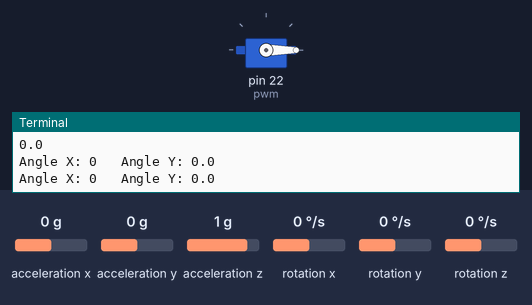
The program below on a simulated Raspberry Pi (header pin numbers). Shown: servo, the last lines printed to the terminal. The test bench sets the inputs (shaded band); at power-on: acceleration z 1 g, acceleration x 0 g, rotation y 0 °/s, acceleration y 0 g, rotation x 0 °/s, rotation z 0 °/s. Servo angles are drawn from the pulse width (0.5 ms = 0°, 2.5 ms = 180°); the clock reads 2024-03-15 10:24:30 at power-on unless the program sets it.

Above: at 2.2 s.
2.3 s: acceleration z set to 0.1 g
4.2 s: acceleration z set to -0.2 g
At 5.8 s:
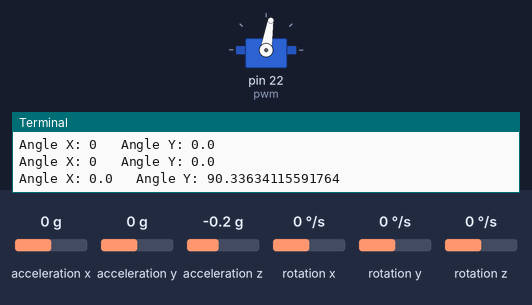
At 7.1 s:
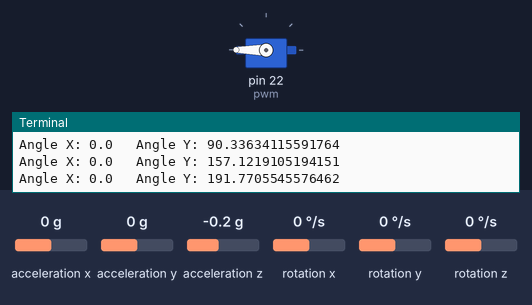
7.2 s: acceleration x set to -0.1 g
At 9.9 s:
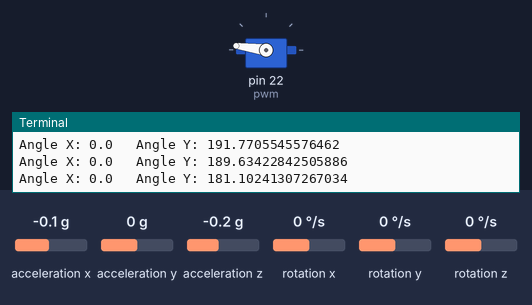
10.2 s: rotation y set to -192 °/s
At 11.7 s:
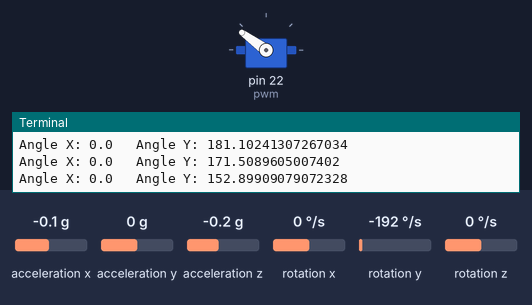
13.2 s: acceleration x set to -1.4 g
16.2 s: acceleration z set to 0 g
Timing chart, 0 to 20.2 s (numbered marks = the images above; inputs shaded):
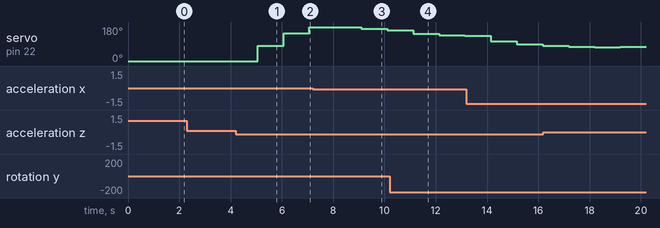

Measured:
- the behaviour switches between 0 and -0.1 g on acceleration z (found by bisection; images 0 and 1)
- after the input at 4.2 s, servo on pin 22 (pwm): 0° → 81° after 0.85 s, → 148° 1.0 s later, → 180° 1.0 s later
- after the input at 7.2 s, servo on pin 22 (pwm): 180° → 172° after 1.9 s, → 163° 1.0 s later

The program:

AngleOMeter.py
```python
#Connections
#MPU6050 - Raspberry pi
#VCC - 5V  (2 or 4 Board)
#GND - GND (6 - Board)
#SCL - SCL (5 - Board)
#SDA - SDA (3 - Board)

import RPi.GPIO as GPIO
from time import sleep
from Kalman import KalmanAngle
import smbus			#import SMBus module of I2C
import time
import math

kalmanX = KalmanAngle()
kalmanY = KalmanAngle()

GPIO.setmode(GPIO.BOARD)
GPIO.setup(22, GPIO.OUT)
pwm=GPIO.PWM(22, 50)
pwm.start(2)

RestrictPitch = False
radToDeg = 57.2957786
kalAngleX = 0
kalAngleY = 0
#some MPU6050 Registers and their Address
PWR_MGMT_1   = 0x6B
SMPLRT_DIV   = 0x19
CONFIG       = 0x1A
GYRO_CONFIG  = 0x1B
INT_ENABLE   = 0x38
ACCEL_XOUT_H = 0x3B
ACCEL_YOUT_H = 0x3D
ACCEL_ZOUT_H = 0x3F
GYRO_XOUT_H  = 0x43
GYRO_YOUT_H  = 0x45
GYRO_ZOUT_H  = 0x47

def SetAngle(angle):
    duty = angle / 18 + 2
    GPIO.output(22, True)
    pwm.ChangeDutyCycle(duty)
    sleep(1)

#Read the gyro and acceleromater values from MPU6050
def MPU_Init():
    #write to sample rate register
    bus.write_byte_data(DeviceAddress, SMPLRT_DIV, 7)

    #Write to power management register
    bus.write_byte_data(DeviceAddress, PWR_MGMT_1, 1)

    #Write to Configuration register
    #Setting DLPF (last three bit of 0X1A to 6 i.e '110' It removes the noise due to vibration.) https://ulrichbuschbaum.wordpress.com/2015/01/18/using-the-mpu6050s-dlpf/
    bus.write_byte_data(DeviceAddress, CONFIG, int('0000110',2))

    #Write to Gyro configuration register
    bus.write_byte_data(DeviceAddress, GYRO_CONFIG, 24)

    #Write to interrupt enable register
    bus.write_byte_data(DeviceAddress, INT_ENABLE, 1)


def read_raw_data(addr):
    #Accelero and Gyro value are 16-bit
        high = bus.read_byte_data(DeviceAddress, addr)
        low = bus.read_byte_data(DeviceAddress, addr+1)

        #concatenate higher and lower value
        value = ((high << 8) | low)

        #to get signed value from mpu6050
        if(value > 32768):
                value = value - 65536
        return value


bus = smbus.SMBus(1) 	# or bus = smbus.SMBus(0) for older version boards
DeviceAddress = 0x68   # MPU6050 device address

MPU_Init()

time.sleep(1)
#Read Accelerometer raw value
accX = read_raw_data(ACCEL_XOUT_H)
accY = read_raw_data(ACCEL_YOUT_H)
accZ = read_raw_data(ACCEL_ZOUT_H)

#print(accX,accY,accZ)
#print(math.sqrt((accY**2)+(accZ**2)))
if (RestrictPitch):
    roll = math.atan2(accY,accZ) * radToDeg
    pitch = math.atan(-accX/math.sqrt((accY**2)+(accZ**2))) * radToDeg
else:
    roll = math.atan(accY/math.sqrt((accX**2)+(accZ**2))) * radToDeg
    pitch = math.atan2(-accX,accZ) * radToDeg
print(roll)
kalmanX.setAngle(roll)
kalmanY.setAngle(pitch)
gyroXAngle = roll;
gyroYAngle = pitch;
compAngleX = roll;
compAngleY = pitch;

timer = time.time()
flag = 0
while True:
    if(flag >100): #Problem with the connection
        print("There is a problem with the connection")
        flag=0
        continue
    try:
        #Read Accelerometer raw value
        accX = read_raw_data(ACCEL_XOUT_H)
        accY = read_raw_data(ACCEL_YOUT_H)
        accZ = read_raw_data(ACCEL_ZOUT_H)

        #Read Gyroscope raw value
        gyroX = read_raw_data(GYRO_XOUT_H)
        gyroY = read_raw_data(GYRO_YOUT_H)
        gyroZ = read_raw_data(GYRO_ZOUT_H)

        dt = time.time() - timer
        timer = time.time()

        if (RestrictPitch):
            roll = math.atan2(accY,accZ) * radToDeg
            pitch = math.atan(-accX/math.sqrt((accY**2)+(accZ**2))) * radToDeg
        else:
            roll = math.atan(accY/math.sqrt((accX**2)+(accZ**2))) * radToDeg
            pitch = math.atan2(-accX,accZ) * radToDeg

        gyroXRate = gyroX/131
        gyroYRate = gyroY/131

        if (RestrictPitch):

            if((roll < -90 and kalAngleX >90) or (roll > 90 and kalAngleX < -90)):
                kalmanX.setAngle(roll)
                complAngleX = roll
                kalAngleX   = roll
                gyroXAngle  = roll
            else:
                kalAngleX = kalmanX.getAngle(roll,gyroXRate,dt)

            if(abs(kalAngleX)>90):
                gyroYRate  = -gyroYRate
                kalAngleY  = kalmanY.getAngle(pitch,gyroYRate,dt)
        else:

            if((pitch < -90 and kalAngleY >90) or (pitch > 90 and kalAngleY < -90)):
                kalmanY.setAngle(pitch)
                complAngleY = pitch
                kalAngleY   = pitch
                gyroYAngle  = pitch
            else:
                kalAngleY = kalmanY.getAngle(pitch,gyroYRate,dt)

            if(abs(kalAngleY)>90):
                gyroXRate  = -gyroXRate
                kalAngleX = kalmanX.getAngle(roll,gyroXRate,dt)

        #angle = (rate of change of angle) * change in time
        gyroXAngle = gyroXRate * dt
        gyroYAngle = gyroYAngle * dt

        #compAngle = constant * (old_compAngle + angle_obtained_from_gyro) + constant * angle_obtained from accelerometer
        compAngleX = 0.93 * (compAngleX + gyroXRate * dt) + 0.07 * roll
        compAngleY = 0.93 * (compAngleY + gyroYRate * dt) + 0.07 * pitch

        if ((gyroXAngle < -180) or (gyroXAngle > 180)):
            gyroXAngle = kalAngleX
        if ((gyroYAngle < -180) or (gyroYAngle > 180)):
            gyroYAngle = kalAngleY

        print("Angle X: " + str(kalAngleX)+"   " +"Angle Y: " + str(kalAngleY))
        if kalAngleX<60 :
            SetAngle(kalAngleY)
        time.sleep(0.005)

    except Exception as exc:
        flag += 1
```

Kalman.py
```python
class KalmanAngle:
    def __init__(self):
        self.QAngle = 0.001
        self.QBias = 0.003
        self.RMeasure = 0.03
        self.angle = 0.0
        self.bias = 0.0
        self.rate = 0.0
        self.P=[[0.0,0.0],[0.0,0.0]]

    '''def kalman():
        QAngle = 0.001
        QBias = 0.003
        RMeasure = 0.03

        angle = 0.0
        bias = 0.0

        P[0][0] = 0.0
        P[0][1] = 0.0
        P[1][0] = 0.0
        P[1][1] = 0.0'''

    def getAngle(self,newAngle, newRate,dt):
        #step 1:
        self.rate = newRate - self.bias;    #new_rate is the latest Gyro measurement
        self.angle += dt * self.rate;

        #Step 2:
        self.P[0][0] += dt * (dt*self.P[1][1] -self.P[0][1] - self.P[1][0] + self.QAngle)
        self.P[0][1] -= dt * self.P[1][1]
        self.P[1][0] -= dt * self.P[1][1]
        self.P[1][1] += self.QBias * dt

        #Step 3: Innovation
        y = newAngle - self.angle

        #Step 4: Innovation covariance
        s = self.P[0][0] + self.RMeasure

        #Step 5:    Kalman Gain
        K=[0.0,0.0]
        K[0] = self.P[0][0]/s
        K[1] = self.P[1][0]/s

        #Step 6: Update the Angle
        self.angle += K[0] * y
        self.bias  += K[1] * y

        #Step 7: Calculate estimation error covariance - Update the error covariance
        P00Temp = self.P[0][0]
        P01Temp = self.P[0][1]

        self.P[0][0] -= K[0] * P00Temp;
        self.P[0][1] -= K[0] * P01Temp;
        self.P[1][0] -= K[1] * P00Temp;
        self.P[1][1] -= K[1] * P01Temp;

        return self.angle

    def setAngle(self,angle):
        self.angle = angle

    def setQAngle(self,QAngle):
        self.QAngle = QAngle

    def setQBias(self,QBias):
        self.QBias = QBias

    def setRMeasure(self,RMeasure):
        self.RMeasure = RMeasure

    def getRate():
        return self.rate

    def getQAngle():
        return self.QAngle

    def getQBias():
        return self.QBias

    def  getRMeasure():
        return self.RMeasure
```
